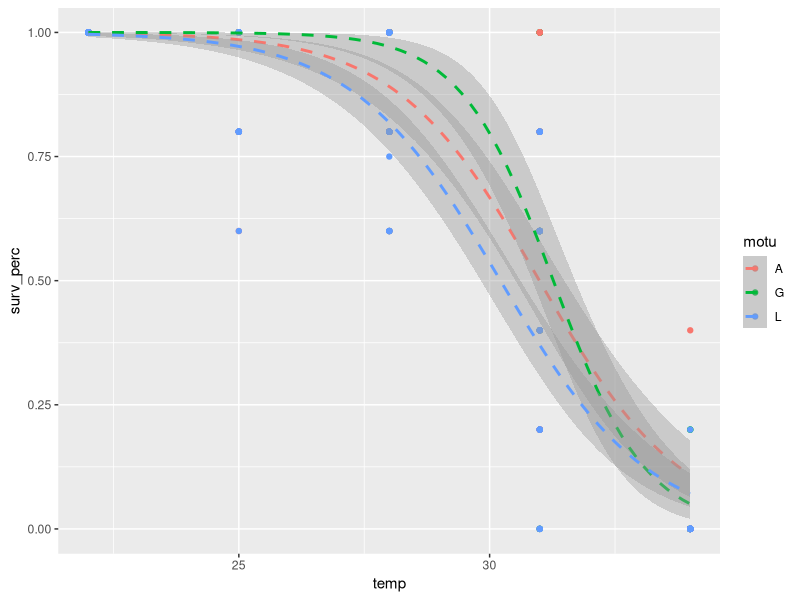
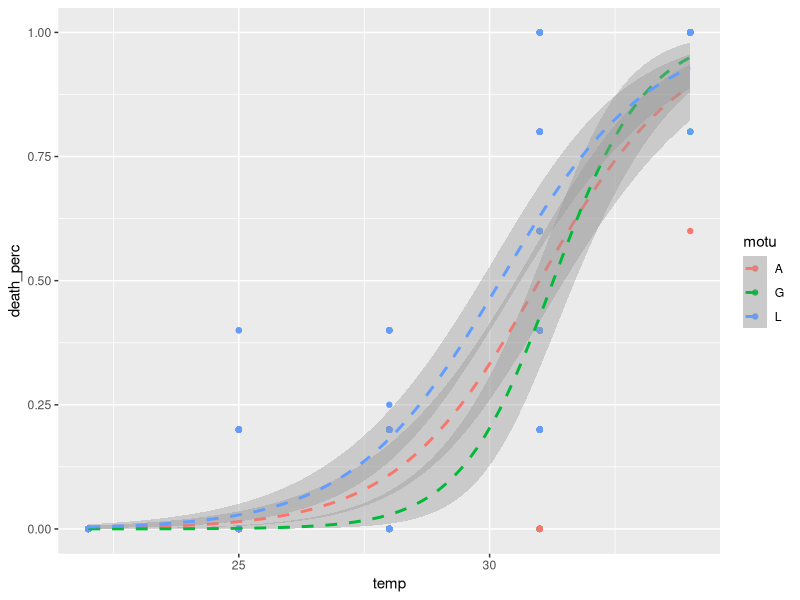
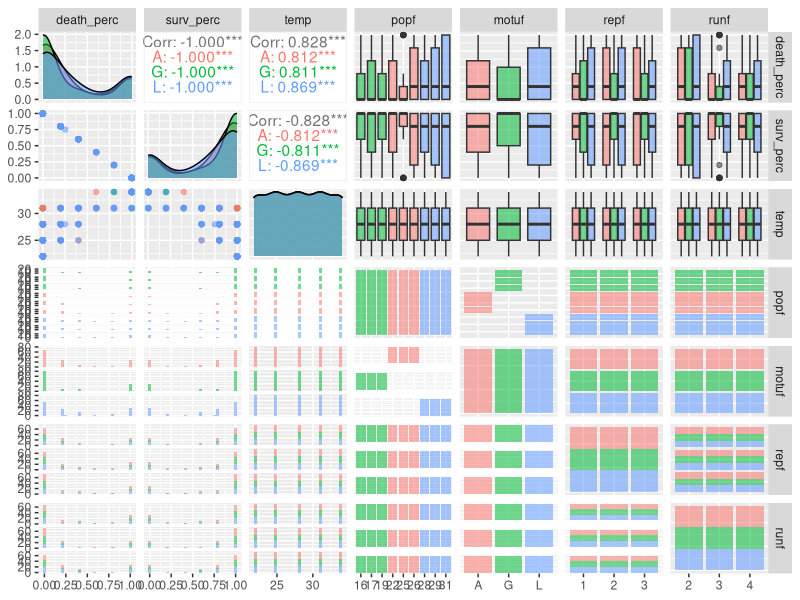
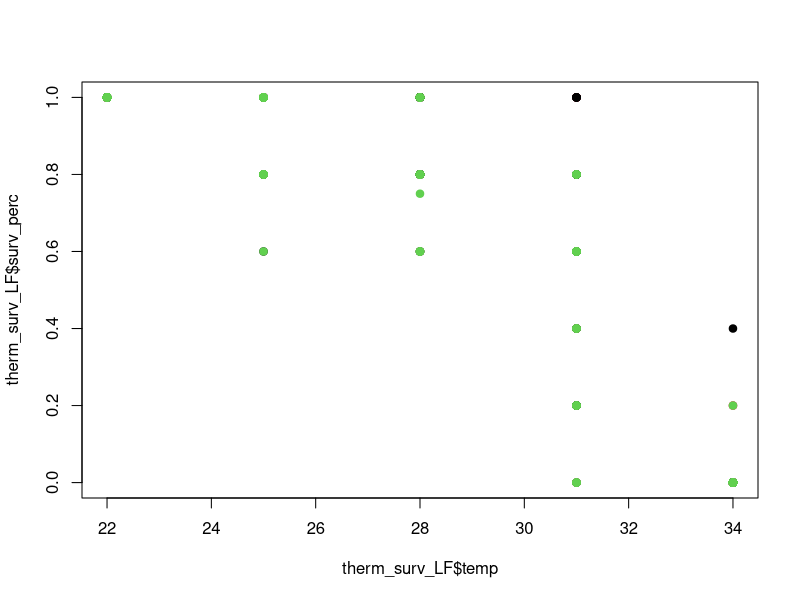
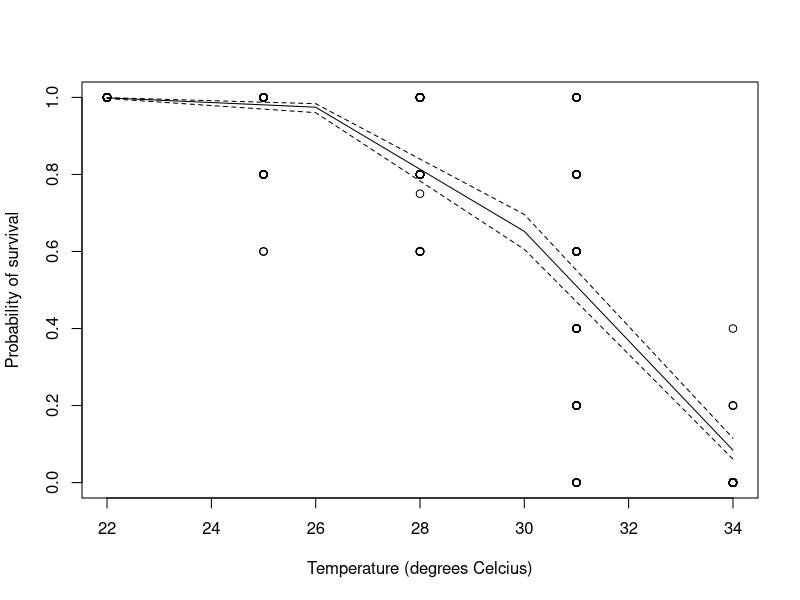
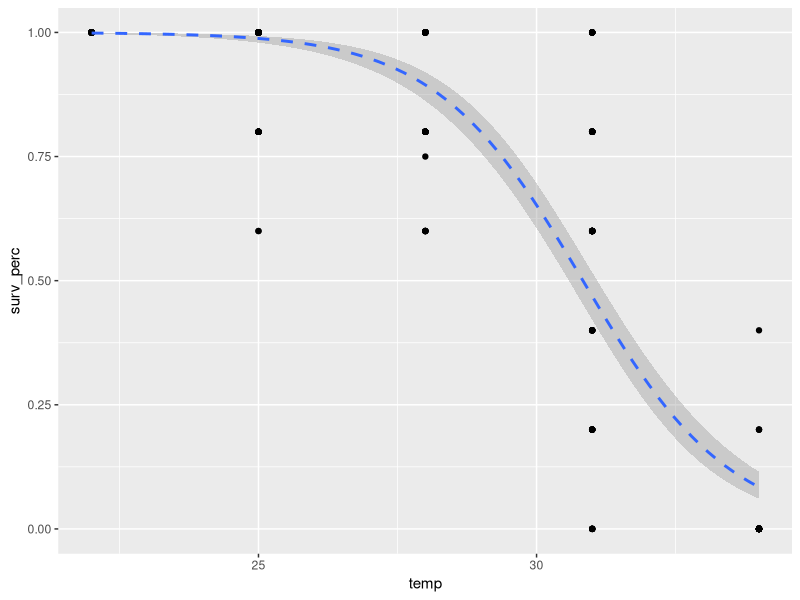
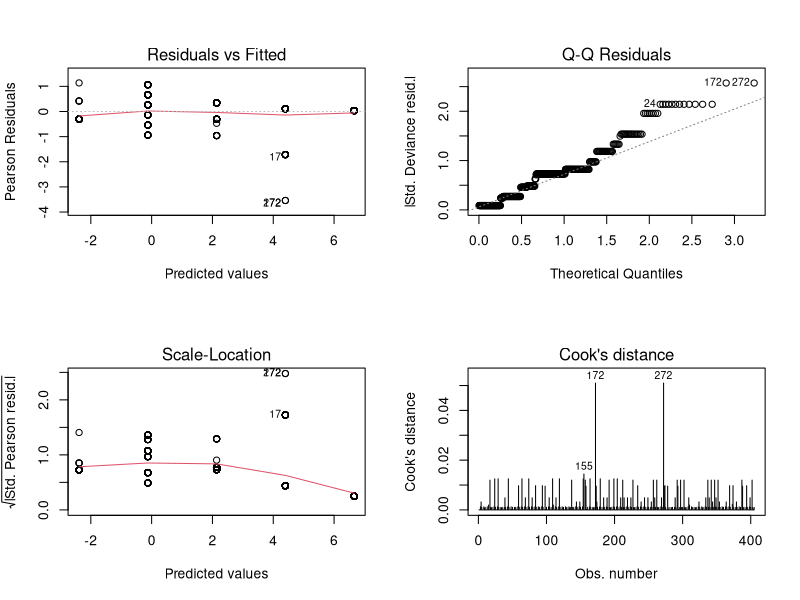
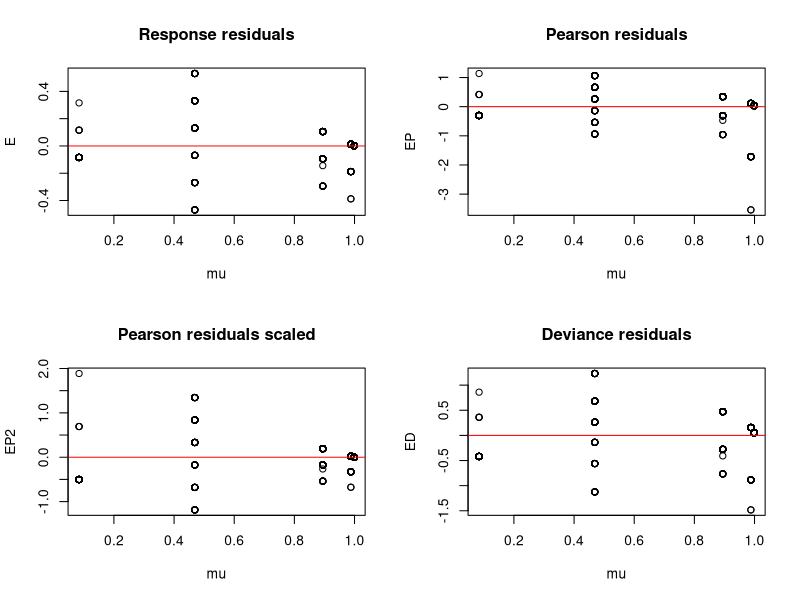

Recreate these plots in R, in order.
## set WD
# setwd() # set the working directory

## load packages
library(survival)
library(survminer)
library(car) # logit transforming percentage data
library(GGally) # data exploration
library(dplyr) # select function

## load data
therm_surv_LF <- read.csv("gammroes_temp_survival_LF_HD.csv", header = T, sep = ",", row.names = c(1) ,stringsAsFactors = FALSE)
therm_surv_LF$popf <- as.factor(therm_surv_LF$pop)
therm_surv_LF$motuf <- as.factor(therm_surv_LF$motu)
therm_surv_LF$repf <- as.factor(therm_surv_LF$rep)
therm_surv_LF$runf <- as.factor(therm_surv_LF$run)

## Quick & dirty GLM
ggplot(therm_surv_LF, aes(temp, surv_perc, col = motu)) +
  geom_point() +
  geom_smooth(method = "glm", se = T,
              method.args = list(family = "quasibinomial"), linetype = "dashed")

ggplot(therm_surv_LF, aes(temp, death_perc, col = motu)) +
  geom_point() +
  geom_smooth(method = "glm", se = T,
              method.args = list(family = "quasibinomial"), linetype = "dashed")

### All data - long format
## data exploration
# change plot size (optional)
options(repr.plot.width = 20, repr.plot.height = 10)
therm_surv_LF %>% 
  select("death_perc", "surv_perc", "temp", "popf", "motuf", "repf", "runf") %>%
  ggpairs(mapping = aes(color = therm_surv_LF$motu, alpha = 0.5))
### All data combined
## GLM with quasibinomial distribution to account for overdispersion
plot(therm_surv_LF$surv_perc ~ therm_surv_LF$temp, pch = 19, col = factor(therm_surv_LF$motuf))
mod <- glm(surv_perc ~ temp, data = therm_surv_LF, family = binomial)
summary(mod)
mod2 <- glm(surv_perc ~ temp, data = therm_surv_LF, family = quasibinomial)
summary(mod2) # dispersion parametre = 0.1644116
## visualising the glm
MyData <- data.frame(temp = 
                       seq(from = min(therm_surv_LF$temp),
                           to = max(therm_surv_LF$temp), by = 4))
P1 <- predict(mod2, newdata = MyData, type = "link", se = TRUE)
plot(MyData$temp, exp(P1$fit) / (1+exp(P1$fit)),
     type = "l", ylim = c(0, 1),
     xlab = "Temperature (degrees Celcius)",
     ylab = "Probability of survival")
lines(MyData$temp, exp(P1$fit + 1.96 * P1$se.fit) / 
      (1 + exp(P1$fit + 1.96 * P1$se.fit)), lty = 2)
lines(MyData$temp, exp(P1$fit - 1.96 * P1$se.fit) / 
        (1 + exp(P1$fit - 1.96 * P1$se.fit)), lty = 2)
points(therm_surv_LF$temp, therm_surv_LF$surv_perc)
ggplot(therm_surv_LF, aes(temp, surv_perc)) +
  geom_point() +
  geom_smooth(method = "glm", se = T,
              method.args = list(family = "quasibinomial"), linetype = "dashed")
## Model validation
# standardized model outputs
op <- par(mfrow = c(2,2))
plot(mod2, which = 1:4)
# residuals
EP <- resid(mod2, type = "pearson")
ED <- resid(mod2, type = "deviance")
mu <- predict(mod2, type = "response")
E <- therm_surv_LF$surv_perc - mu
EP2 <- E / sqrt(0.3328222 * mu)
plot(x = mu, y = E, main = "Response residuals")
abline(0, 0, col = "red")
plot(x = mu, y = EP, main = "Pearson residuals")
abline(0, 0, col = "red")
plot(x = mu, y = EP2, main = "Pearson residuals scaled")
abline(0, 0, col = "red")
plot(x = mu, y = ED, main = "Deviance residuals")
abline(0, 0, col = "red")
par(op)

### At motu level
## Motu G
## GLM with quasibinomial distribution to account for overdispersion
plot(therm_surv_LF[c(1:135),]$surv_perc ~ therm_surv_LF[c(1:135),]$temp, pch = 19, col = factor(therm_surv_LF[c(1:135),]$motuf))
mod3 <- glm(surv_perc ~ temp, data = therm_surv_LF[c(1:135),], family = binomial)
summary(mod3)
mod4 <- glm(surv_perc ~ temp, data = therm_surv_LF[c(1:135),], family = quasibinomial)
summary(mod4) # dispersion parametre = 0.4378245
## generate prediction frame
ggplot(therm_surv_LF[c(1:135),], aes(temp, surv_perc, col = motuf)) +
  geom_point() +
  xlim(22, 34) +
  geom_smooth(method = "glm", se = T,
              method.args = list(family = "quasibinomial"), linetype = "dashed")  ## use prediction data here
## visualising the glm
MyData <- data.frame(temp = 
                       seq(from = min(therm_surv_LF[c(1:135),]$temp),
                           to = max(therm_surv_LF[c(1:135),]$temp), by = 4))
P1 <- predict(mod4, newdata = MyData, type = "link", se = TRUE)
plot(MyData$temp, exp(P1$fit) / (1+exp(P1$fit)),
     type = "l", ylim = c(0, 1),
     xlab = "Temperature (degrees Celcius)",
     ylab = "Probability of survival")
lines(MyData$temp, exp(P1$fit + 1.96 * P1$se.fit) / 
        (1 + exp(P1$fit + 1.96 * P1$se.fit)), lty = 2)
lines(MyData$temp, exp(P1$fit - 1.96 * P1$se.fit) / 
        (1 + exp(P1$fit - 1.96 * P1$se.fit)), lty = 2)
points(therm_surv_LF$temp, therm_surv_LF$surv_perc)
ggplot(therm_surv_LF[c(1:135),], aes(temp, surv_perc)) +
  geom_point() +
  geom_smooth(method = "glm", se = T,
              method.args = list(family = "quasibinomial"), linetype = "dashed")
## Model validation
# standardized model outputs
op <- par(mfrow = c(2,2))
plot(mod4, which = 1:4)
# residuals
EP <- resid(mod4, type = "pearson")
ED <- resid(mod4, type = "deviance")
mu <- predict(mod4, type = "response")
E <- therm_surv_LF[c(1:135),]$surv_perc - mu
EP2 <- E / sqrt(0.4378245 * mu)
plot(x = mu, y = E, main = "Response residuals")
abline(0, 0, col = "red")
plot(x = mu, y = EP, main = "Pearson residuals")
abline(0, 0, col = "red")
plot(x = mu, y = EP2, main = "Pearson residuals scaled")
abline(0, 0, col = "red")
plot(x = mu, y = ED, main = "Deviance residuals")
abline(0, 0, col = "red")
par(op)

## Motu A
## GLM with quasibinomial distribution to account for overdispersion
plot(therm_surv_LF[c(136:270),]$surv_perc ~ therm_surv_LF[c(136:270),]$temp, pch = 19, col = factor(therm_surv_LF[c(136:270),]$motuf)) # population level
mod5 <- glm(surv_perc ~ temp, data = therm_surv_LF[c(136:270),], family = binomial)
summary(mod5)
mod6 <- glm(surv_perc ~ temp, data = therm_surv_LF[c(136:270),], family = quasibinomial)
summary(mod6) # dispersion parametre = 0.3562261
## generate prediction frame
ggplot(therm_surv_LF[c(136:270),], aes(temp, surv_perc, col = motu)) +
  geom_point() +
  xlim(22, 34) +
  geom_smooth(method = "glm", se = T,
              method.args = list(family = "quasibinomial"), linetype = "dashed")  ## use prediction data here
## visualising the glm
MyData <- data.frame(temp = 
                       seq(from = min(therm_surv_LF[c(136:270),]$temp),
                           to = max(therm_surv_LF[c(136:270),]$temp), by = 4))
P1 <- predict(mod6, newdata = MyData, type = "link", se = TRUE)
plot(MyData$temp, exp(P1$fit) / (1+exp(P1$fit)),
     type = "l", ylim = c(0, 1),
     xlab = "Temperature (degrees Celcius)",
     ylab = "Probability of survival")
lines(MyData$temp, exp(P1$fit + 1.96 * P1$se.fit) / 
        (1 + exp(P1$fit + 1.96 * P1$se.fit)), lty = 2)
lines(MyData$temp, exp(P1$fit - 1.96 * P1$se.fit) / 
        (1 + exp(P1$fit - 1.96 * P1$se.fit)), lty = 2)
points(therm_surv_LF$temp, therm_surv_LF$surv_perc)
ggplot(therm_surv_LF[c(136:270),], aes(temp, surv_perc)) +
  geom_point() +
  geom_smooth(method = "glm", se = T,
              method.args = list(family = "quasibinomial"), linetype = "dashed")
## Model validation
# standardized model outputs
op <- par(mfrow = c(2,2))
plot(mod6, which = 1:4)
# residuals
EP <- resid(mod6, type = "pearson")
ED <- resid(mod6, type = "deviance")
mu <- predict(mod6, type = "response")
E <- therm_surv_LF[c(136:270),]$surv_perc - mu
EP2 <- E / sqrt(0.3562261 * mu)
plot(x = mu, y = E, main = "Response residuals")
abline(0, 0, col = "red")
plot(x = mu, y = EP, main = "Pearson residuals")
abline(0, 0, col = "red")
plot(x = mu, y = EP2, main = "Pearson residuals scaled")
abline(0, 0, col = "red")
plot(x = mu, y = ED, main = "Deviance residuals")
abline(0, 0, col = "red")
par(op)

## Motu L
## GLM with quasibinomial distribution to account for overdispersion
plot(therm_surv_LF[c(271:405),]$surv_perc ~ therm_surv_LF[c(271:405),]$temp, pch = 19, col = factor(therm_surv_LF[c(271:405),]$motuf))
mod7 <- glm(surv_perc ~ temp, data = therm_surv_LF[c(271:405),], family = binomial)
summary(mod5)
mod8 <- glm(surv_perc ~ temp, data = therm_surv_LF[c(271:405),], family = quasibinomial)
summary(mod6) # dispersion parametre = 0.3562261
## generate prediction frame
ggplot(therm_surv_LF[c(271:405),], aes(temp, surv_perc, col = motu)) +
  geom_point() +
  xlim(22, 34) +
  geom_smooth(method = "glm", se = T,
              method.args = list(family = "quasibinomial"), linetype = "dashed")  ## use prediction data here
## visualising the glm
MyData <- data.frame(temp = 
                       seq(from = min(therm_surv_LF[c(271:405),]$temp),
                           to = max(therm_surv_LF[c(271:405),]$temp), by = 4))
P1 <- predict(mod8, newdata = MyData, type = "link", se = TRUE)
plot(MyData$temp, exp(P1$fit) / (1+exp(P1$fit)),
     type = "l", ylim = c(0, 1),
     xlab = "Temperature (degrees Celcius)",
     ylab = "Probability of survival")
lines(MyData$temp, exp(P1$fit + 1.96 * P1$se.fit) / 
        (1 + exp(P1$fit + 1.96 * P1$se.fit)), lty = 2)
lines(MyData$temp, exp(P1$fit - 1.96 * P1$se.fit) / 
        (1 + exp(P1$fit - 1.96 * P1$se.fit)), lty = 2)
points(therm_surv_LF$temp, therm_surv_LF$surv_perc)
ggplot(therm_surv_LF[c(271:405),], aes(temp, surv_perc)) +
  geom_point() +
  geom_smooth(method = "glm", se = T,
              method.args = list(family = "quasibinomial"), linetype = "dashed")
## Model validation
# standardized model outputs
op <- par(mfrow = c(2,2))
plot(mod8, which = 1:4)
# residuals
EP <- resid(mod8, type = "pearson")
ED <- resid(mod8, type = "deviance")
mu <- predict(mod8, type = "response")
E <- therm_surv_LF[c(271:405),]$surv_perc - mu
EP2 <- E / sqrt(0.3562261 * mu)
plot(x = mu, y = E, main = "Response residuals")
abline(0, 0, col = "red")
plot(x = mu, y = EP, main = "Pearson residuals")
abline(0, 0, col = "red")
plot(x = mu, y = EP2, main = "Pearson residuals scaled")
abline(0, 0, col = "red")
plot(x = mu, y = ED, main = "Deviance residuals")
abline(0, 0, col = "red")
par(op)
